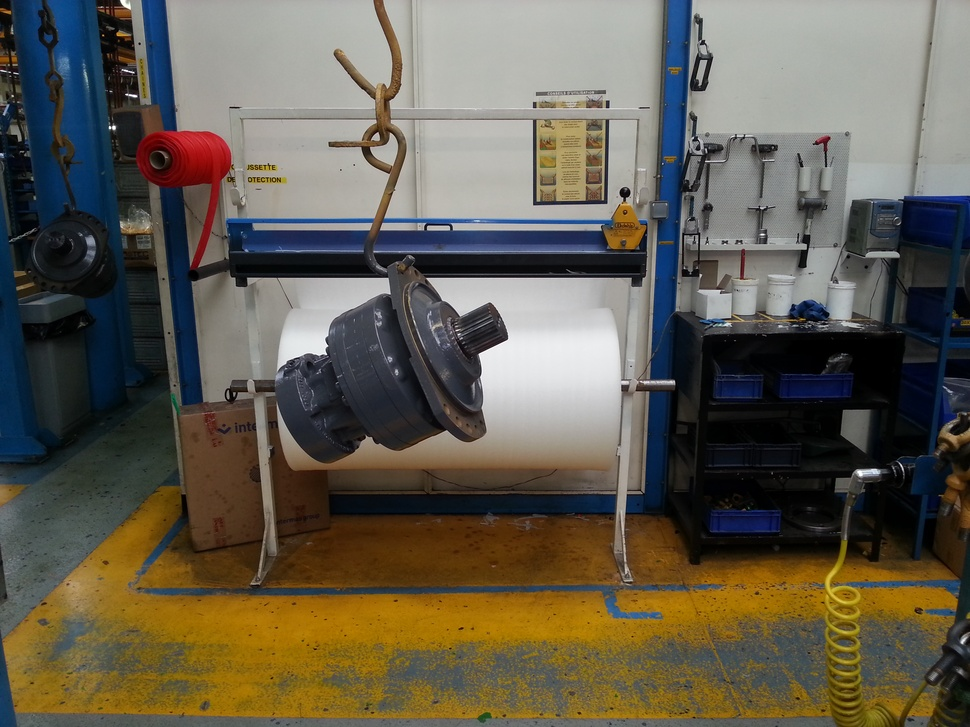
#> input picture Data/Images/pair1.jpg, 970 x 727 px, shrunk from 3264 x 2448 before the run
$ python test4.py
#> lines starting #> are read from the running program, lines starting #| are printed output that depends on the picture
import numpy as np
import cv2
import matplotlib.pyplot as plt

img2 = cv2.imread('../../Data/Images/pair1.jpg',0)          # queryImage
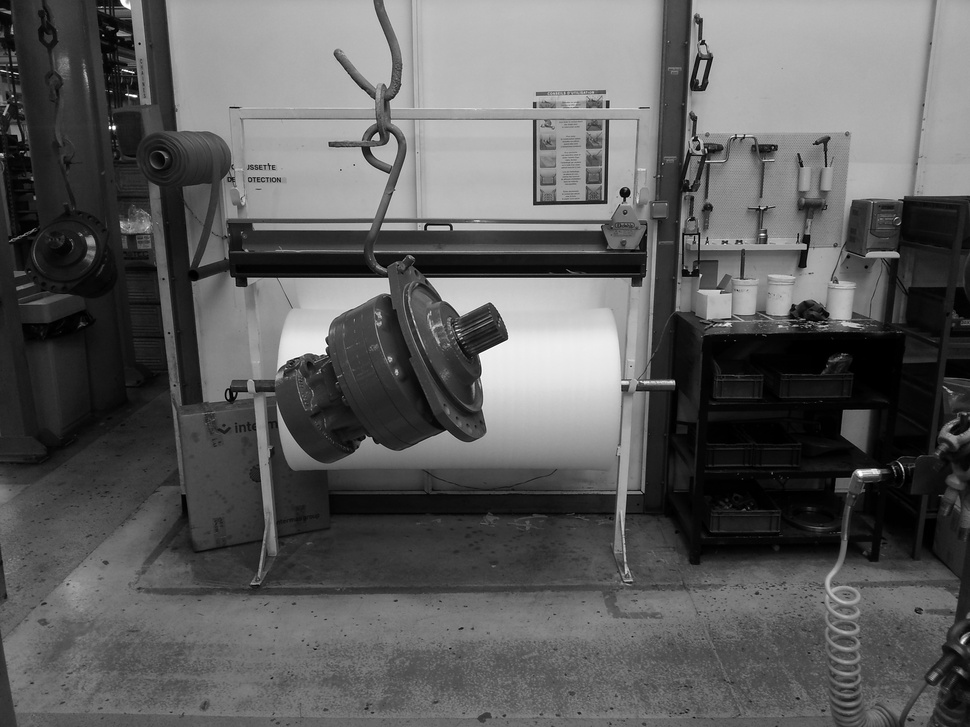
#> img2: shape (727, 970); min 0, max 255, mean 93.2
img1 = cv2.imread('../../Data/Images/pair2.jpg',0) # trainImage
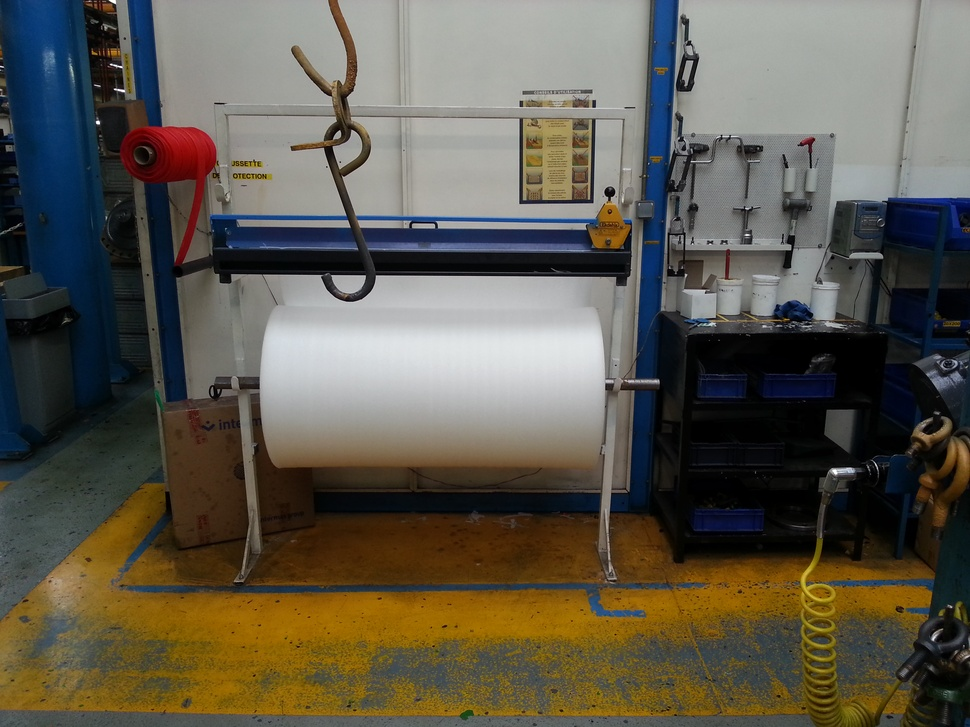
#> input picture Data/Images/Pair2.jpg, 970 x 727 px, shrunk from 3264 x 2448 before the run, found by its file name
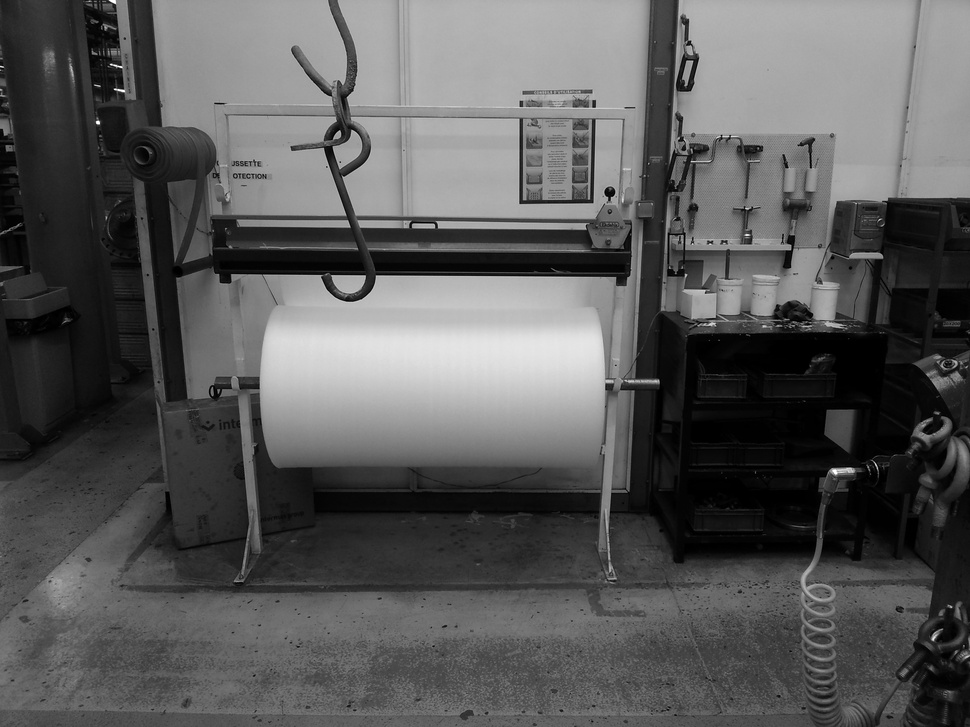
#> img1: shape (727, 970); min 0, max 255, mean 89.5

# Initiate ORB detector
orb = cv2.ORB_create()

# find the keypoints and descriptors with ORB
kp1, des1 = orb.detectAndCompute(img1,None)
#> kp1 = 500 keypoints; strongest (x, y, size): (98, 123, 31), (833, 470, 37.2), (609, 199, 31), (834, 471, 44.6)

kp2, des2 = orb.detectAndCompute(img2,None)
#> kp2 = 500 keypoints; strongest (x, y, size): (114, 128, 31), (109, 128, 31), (114, 126, 37.2), (325, 353, 31)
 # create BFMatcher object
bf = cv2.BFMatcher(cv2.NORM_HAMMING, crossCheck=True)

# Match descriptors.
matches = bf.match(des1,des2)
#> matches = 256 matches

# Sort them in the order of their distance.
matches = sorted(matches, key = lambda x:x.distance)

# Draw first 10 matches.
img3 = cv2.drawMatches(img1,kp1,img2,kp2,matches[:20],None, flags=2)
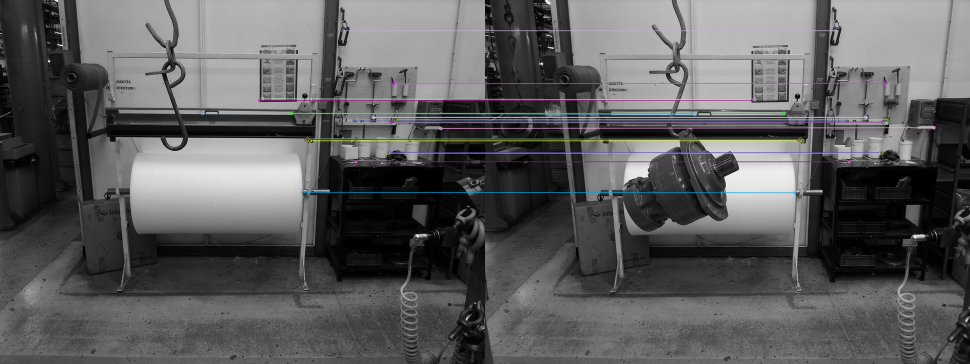
#> img3: shape (727, 1940, 3) (shown at 1/2 size); mean of channels 0, 1, 2 92.5, 92.3, 92.4; drawn as B, G, R

plt.imshow(img3),plt.show()
